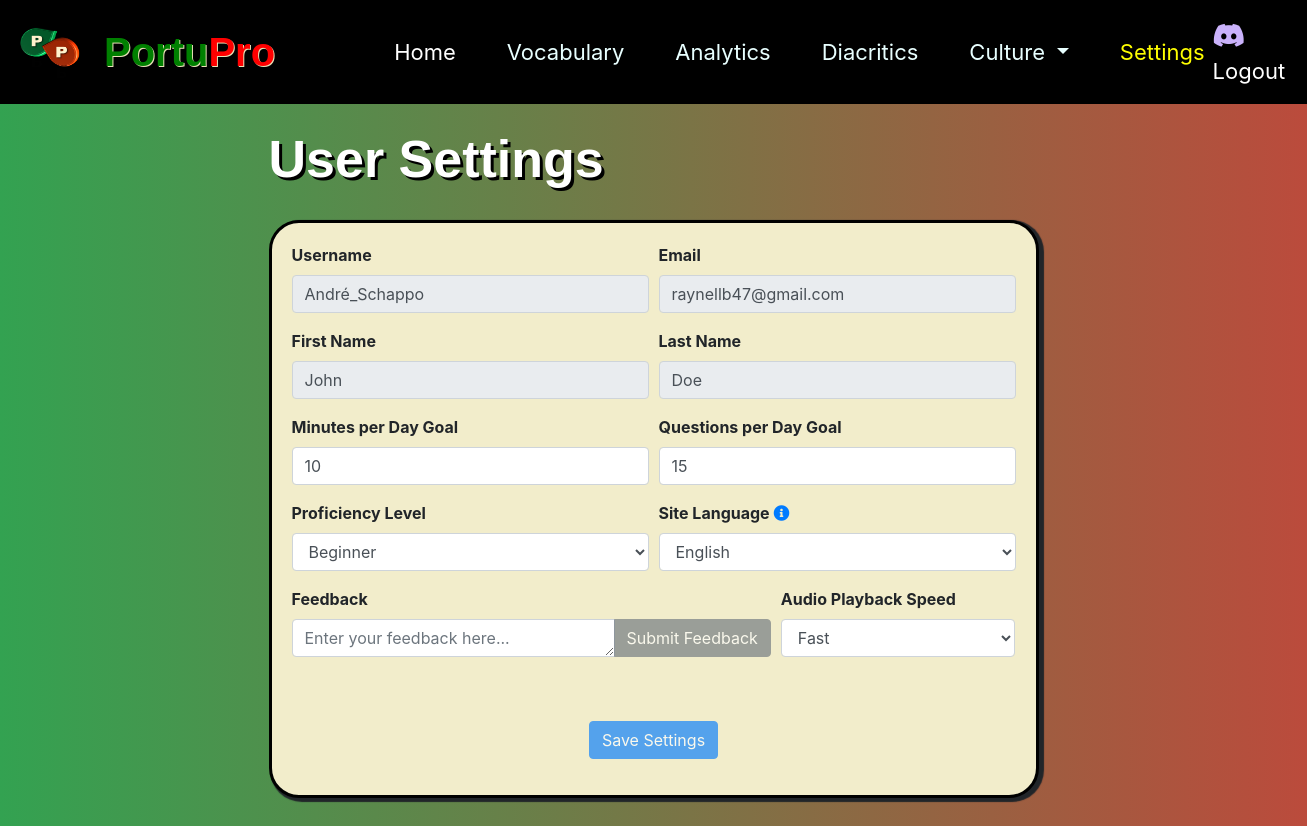
/settings (signed in), run on an earlier commit of the app's database.
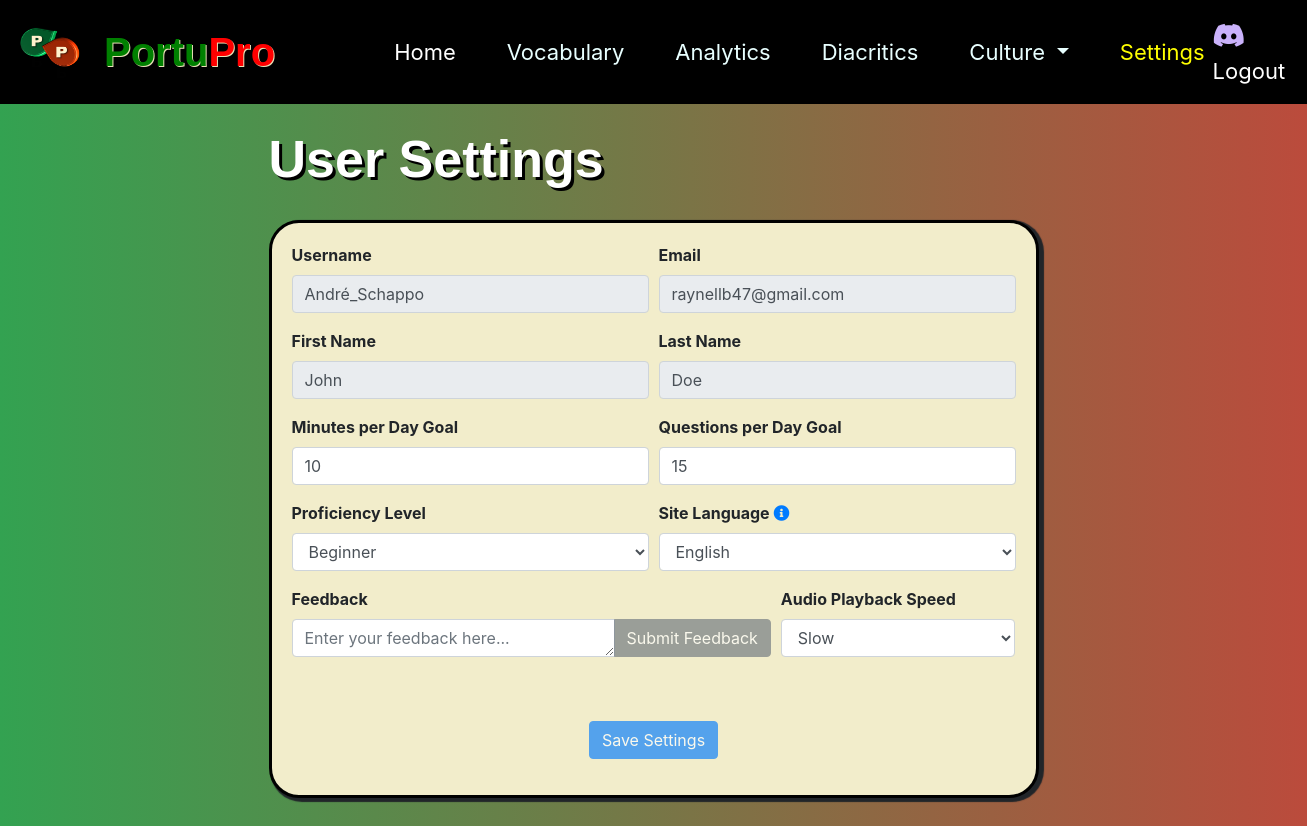
And on a later commit of the database.
### login/models.py (models this page shows, shortened)
class CustomUser(AbstractUser):
    PLAYBACK_SPEED_CHOICES = [
        ('normal', 'Normal'),
        ('slow', 'Slow'),
        ('fast', 'Fast')
    ]
    playback_speed = models.CharField(max_length=6, choices=PLAYBACK_SPEED_CHOICES, default='normal', help_text="Preferred audio playback speed")
    proficiency_level = models.IntegerField(choices=[(1, 'Beginner'), (2, 'Intermediate'), (3, 'Advanced')], null=True, blank=True)
    study_frequency = models.TextField(choices=[('Daily', 'Daily'), ('Weekly', 'Weekly')], null=True, blank=True)
    study_frequency_amount = models.IntegerField(help_text="Time in hours", null=True, blank=True)
    portuguese_default = models.BooleanField(default=False, help_text="Is Portuguese set as the default language", blank=True)
    daily_question_goal = models.IntegerField(default=0, help_text="Number of questions the user aims to answer each day")
    daily_activity_goal = models.IntegerField(default=0, help_text="Number of minutes the user aims to be active on the site each day")

### mainsite/views.py (the view)
# urls.py: path('settings', views.settings, name='settings'),
def settings(request):
    return render(request, 'mainsite/settings.html')

### templates/mainsite/settings.html (shortened to what the changed rows need)
{% load static %}
<!DOCTYPE html>
<html lang="en">
<head>
<link rel="stylesheet" href="https://stackpath.bootstrapcdn.com/bootstrap/4.5.2/css/bootstrap.min.css">
<link href="https://cdnjs.cloudflare.com/ajax/libs/font-awesome/5.15.1/css/all.min.css" rel="stylesheet">
<link rel="stylesheet" href="{% static 'architecture.css' %}">
<link rel="stylesheet" href="{% static 'dashboard.css' %}">
</head>
<body>
  <nav class="navbar navbar-expand-lg navbar-dark bg-black">
    <a class="navbar-brand" href="#">
      <h1><span class="text-green" style="margin-left: 10px;">Portu</span><span class="text-red">Pro</span></h1>
    </a>
  </nav>
  <div class="container mt-4">
    <h1 class="mb-4 header">User Settings</h1>
    <div class="card mb-3 settings-card">
        <div class="card-body">
          <form>
            <div class="form-row">
                <div class="col-md-6 form-group">
                    <label for="username">Username</label>
                    <input type="text" class="form-control" id="username" value="{{user.username}}" readonly>
                </div>
                <div class="col-md-6 form-group">
                    <label for="userEmail">Email</label>
                    <input type="email" class="form-control" id="userEmail" value="{{user.email}}" readonly>
                </div>
            </div>
            <div class="form-row">
                <div class="col-md-6 form-group">
                    <label for="firstName">First Name</label>
                    <input type="text" class="form-control" id="firstName" value="{{user.first_name}}" readonly>
                </div>
                <div class="col-md-6 form-group">
                    <label for="lastName">Last Name</label>
                    <input type="text" class="form-control" id="lastName" value="{{user.last_name}}" readonly>
                </div>
            </div>
            <div class="form-row">
              <div class="form-group col-md-6">
                <label for="dailyGoalMinutes">Minutes per Day Goal</label>
                <input type="number" name="dailyGoalMinutes" id="dailyGoalMinutes" class="form-control" placeholder="Minutes/day...." value="{{user.daily_activity_goal}}" required>
              </div>
              <div class="form-group col-md-6">
                <label for="dailyGoalQuestions">Questions per Day Goal</label>
                <input type="number" name="dailyGoalQuestions" id="dailyGoalQuestions" class="form-control" placeholder="Questions/day...." value="{{user.daily_question_goal}}" required>
              </div>
            </div>
            <div class="form-row">
                <div class="col-md-6 form-group">
                  <label for="proficiencyLevel">Proficiency Level</label>
                  <select class="form-control" id="proficiencyLevel">
                    <option value="Beginner" {% if request.user.proficiency_level == 1 %}selected{% endif %}>Beginner</option>
                  </select>
                </div>
                <div class="col-md-6 form-group">
                    <label for="siteLanguage">Site Language
                      <a href="#" data-toggle="tooltip" title="This only affects the Culture Pages.">
                    </a>
                    </label>
                    <select class="form-control" id="siteLanguage">
                      <option value="English" {% if not request.user.portuguese_default %}selected{% endif %}>English</option>
                    </select>
                </div>
            </div>
            <div class="form-row">
              <div class="form-group col-md-4">
                <label for="playbackSpeed">Audio Playback Speed</label>
                <select class="form-control" id="playbackSpeed">
                  <option value="Slow" {% if request.user.playback_speed == 'Slow' %}selected{% endif %}>Slow</option>
                  <option value="Fast" {% if request.user.playback_speed == 'Fast' %}selected{% endif %}>Fast</option>
                </select>
              </div>
            </div>
            <br><br>
          </form>
        </div>
    </div>
</div>
</body>
</html>

What changed in the data, as far as the page shows it:
changed CustomUser "André_Schappo": playback_speed "Fast" → "Slow"
